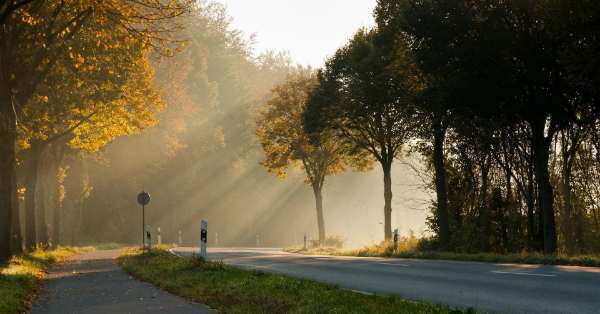
#> input picture morningfile.jpg, 600 x 314 px
$ python color-greyconvt.py
#> lines starting #> are read from the running program, lines starting #| are printed output that depends on the picture
import cv2

img= input('Enter image location: ')
#> the answer given: morningfile.jpg
img1= cv2.imread(img)
#> img1 is the input picture: shape (314, 600, 3); mean B, G, R 61.5, 88.3, 98.6
img2= cv2.cvtColor(img1, cv2.COLOR_BGR2GRAY)
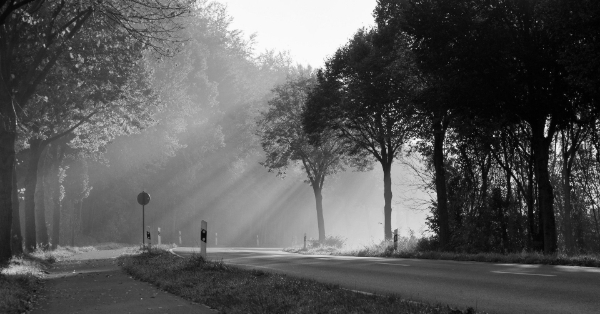
#> img2: shape (314, 600); min 0, max 252, mean 88.3

cv2.imshow('original image', img1)
cv2.imshow('Greyscale image', img2)

cv2.waitKey(0)
cv2.destroyAllWindows()
